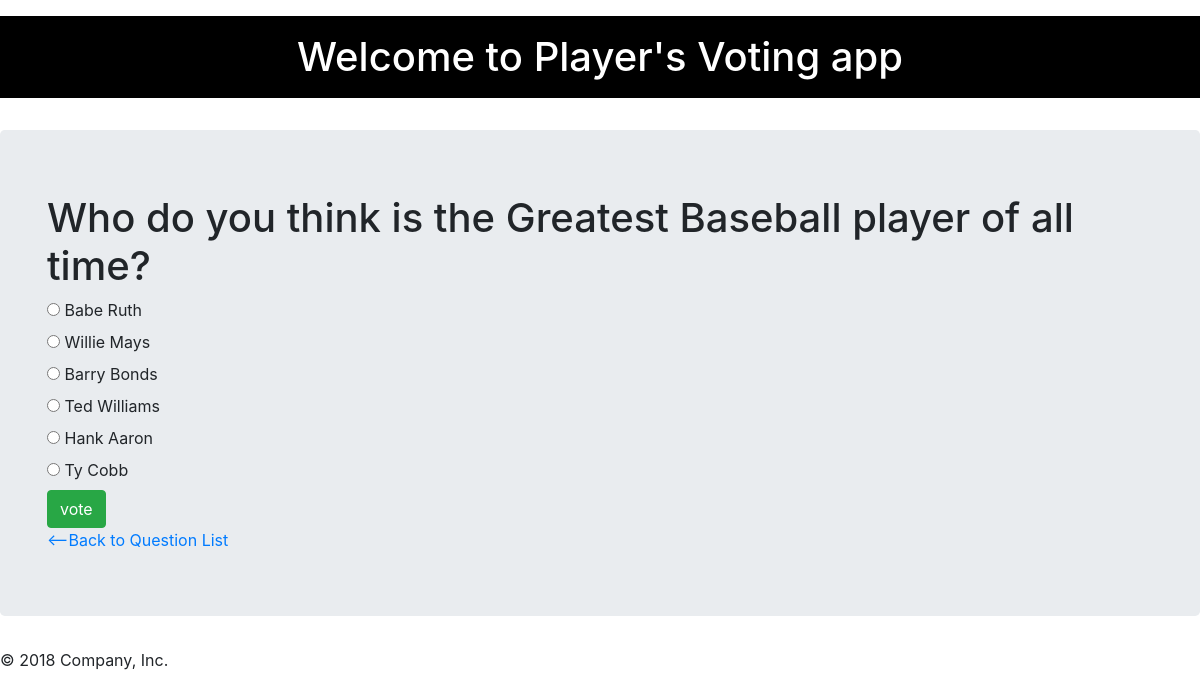
Screenshot of /polls/7/ with the database file from the repository.
### polls/models.py (models this page shows, shortened)
class Question(models.Model):
    question_text = models.CharField(max_length = 200)
    pub_date = models.DateTimeField('date published')

class Choice(models.Model):
    choice_text = models.CharField(max_length = 200)
    votes = models.IntegerField(default = 0)
    question = models.ForeignKey(Question, on_delete=models.CASCADE)

### polls/views.py (the view)
# urls.py: url(r'^(?P<question_id>[0-9]+)/$', views.detail, name="detail"),
def detail(request, question_id):
    question = get_object_or_404(Question, pk = question_id)
    return render(request, 'polls/detail.html', {'question': question})

### polls/templates/polls/detail.html (shortened to what this page needs)
{% extends 'polls/base.html' %}
{% block main_content %}
    <h1> {{question.question_text}}</h1>
    <form action ="{% url 'polls:vote' question.id %}" method="post">
        {% for choice in question.choice_set.all %}
         <input type="radio" name="choice" id="choice{{forloop.counter}}" value = "{{choice.id}}"/>
         <label for="choice{{forloop.counter}}">{{choice.choice_text}}</label><br>
         {% endfor %}
         <input type="submit" class="btn btn-success" value="vote"/>
    </form>
    <a href="{% url 'polls:index' %}"> <--Back to Question List</a>
{% endblock %}

### polls/static/polls/style.css (style rules this page uses)
body { background: url("https://image.shutterstock.com/image-photo/white-background-paper-show-patterns-260nw-255421642.jpg") no-repeat; background-size: cover !important; background-size: 100% 100%; }

### rows the page displays
Question: question_text "Who do you think is the Greatest Baseball player of all time?"
Choice: choice_text "Babe Ruth"
Choice: choice_text "Willie Mays"
Choice: choice_text "Barry Bonds"
Choice: choice_text "Ted Williams"
Choice: choice_text "Hank Aaron"
Choice: choice_text "Ty Cobb"
